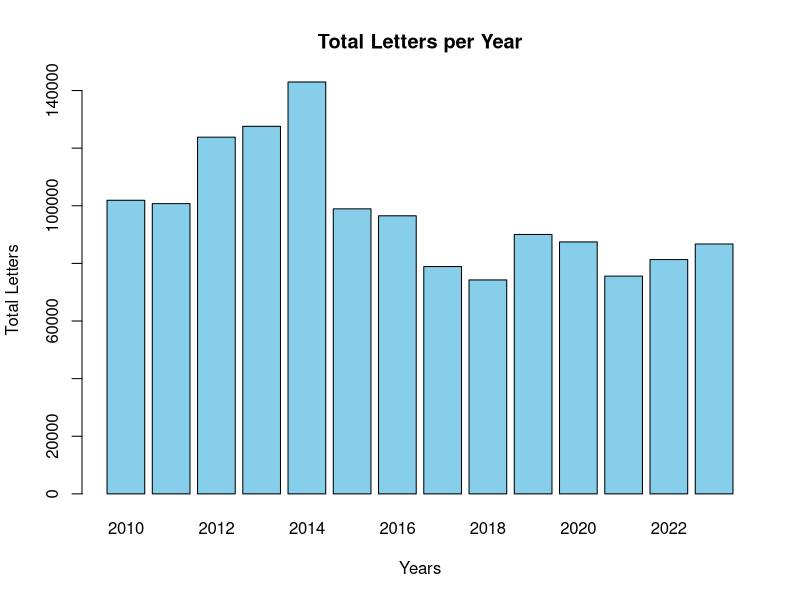
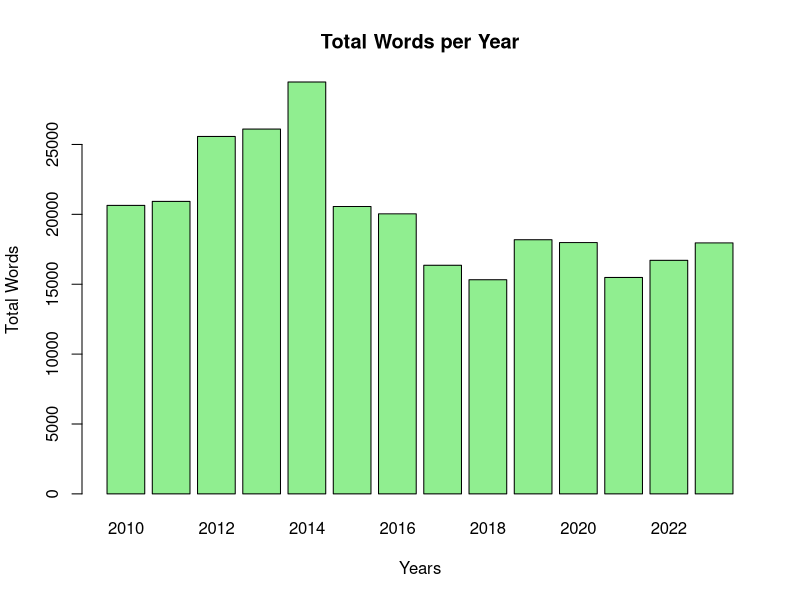
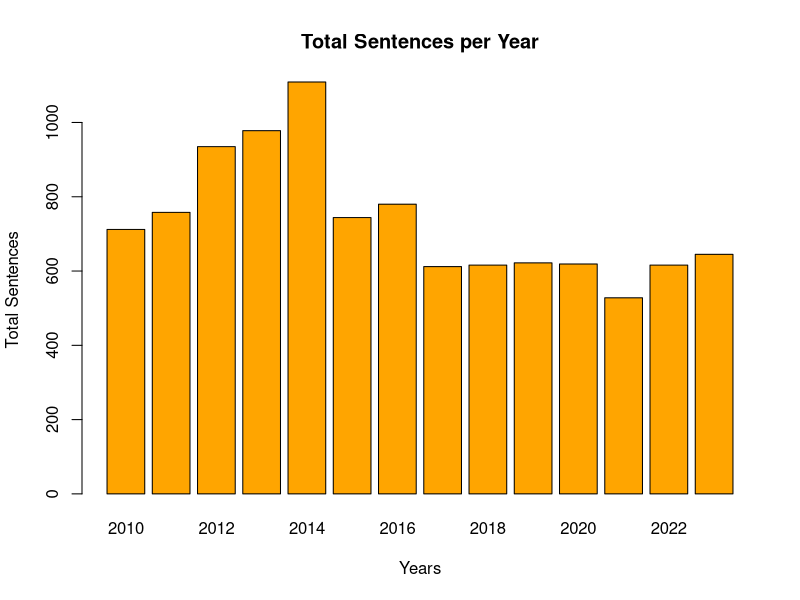
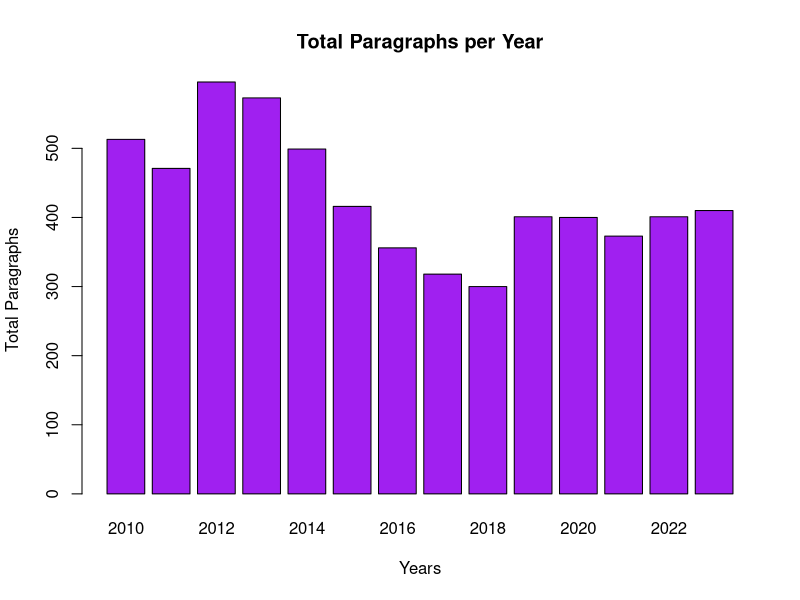
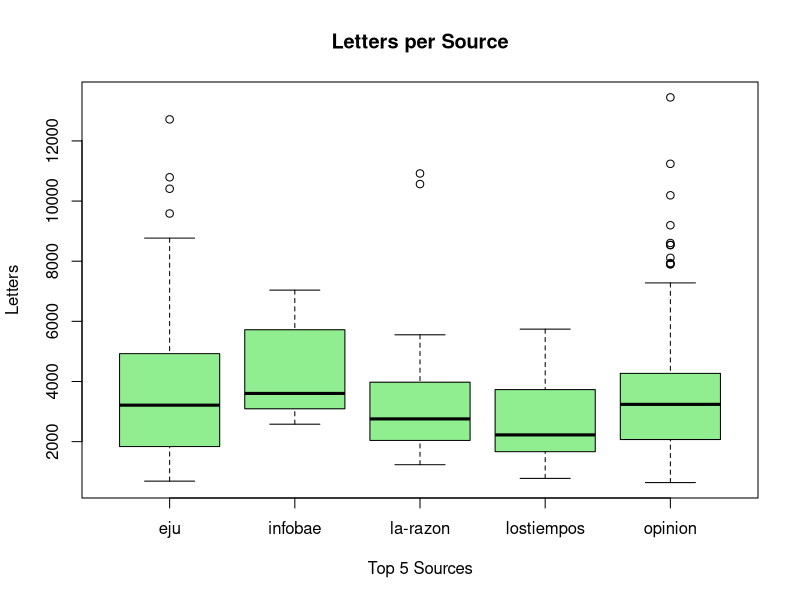
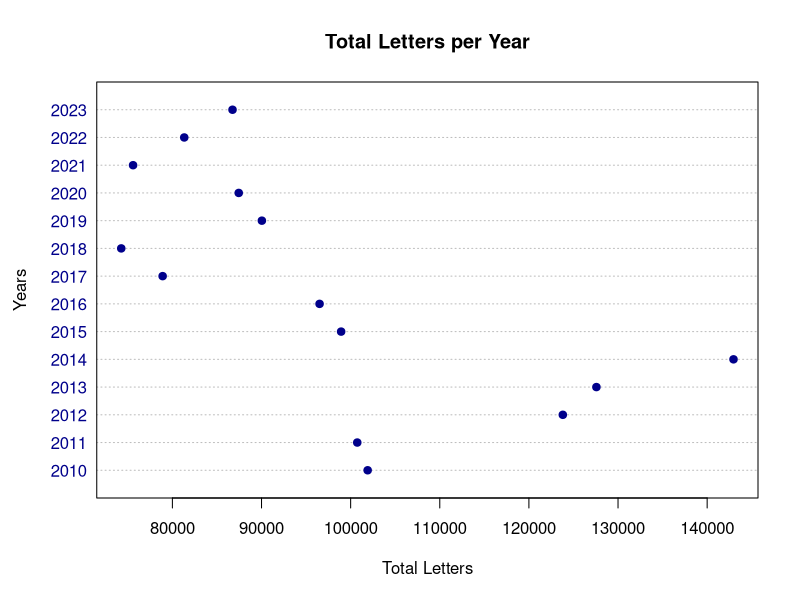
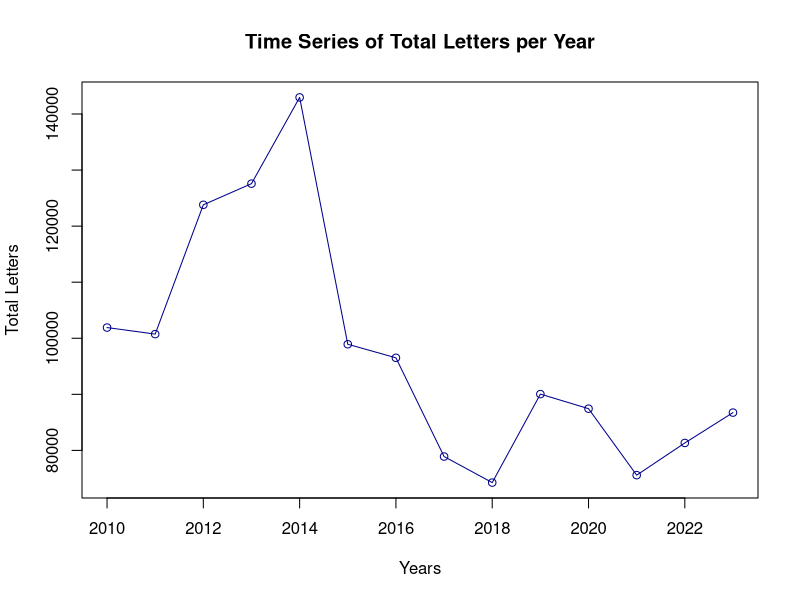
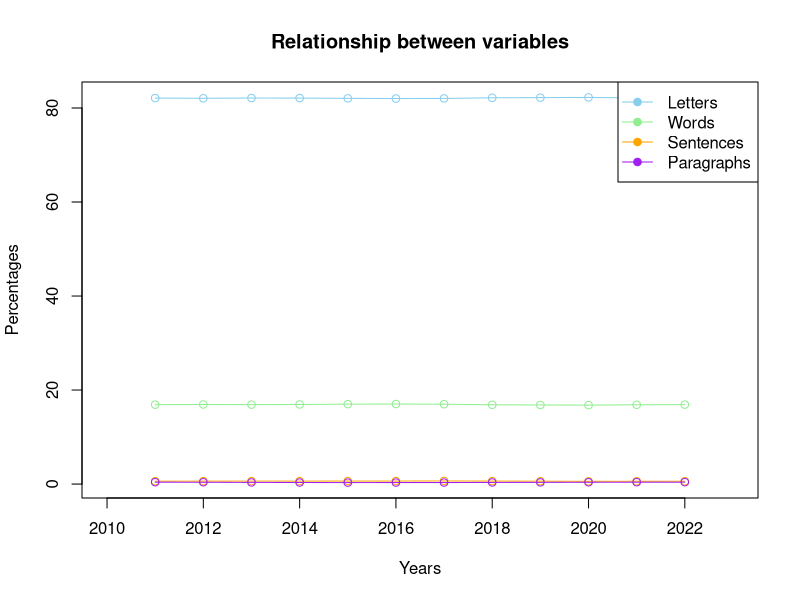

Reproduce these figures in R, in order.
data <- read.csv("../DATA/data.csv") 
data <- data[data$Year >= 2010 & data$Year <= 2023, ]

years <- 2010:2023
total_letters <- numeric(length(years))
total_words <- numeric(length(years))
total_sentences <- numeric(length(years))
total_paragraphs <- numeric(length(years))
yearly_totals <- numeric(length(years)) 

for (i in seq_along(years)) {
  year_data <- data[data$Year == years[i], ]
  total_letters[i] <- sum(year_data$Letters, na.rm = TRUE)
  total_words[i] <- sum(year_data$Words, na.rm = TRUE)
  total_sentences[i] <- sum(year_data$Sentences, na.rm = TRUE)
  total_paragraphs[i] <- sum(year_data$Paragraphs, na.rm = TRUE)
  yearly_totals[i] <- total_letters[i] + total_words[i] + total_sentences[i] + total_paragraphs[i]
}

percent_letters <- total_letters / yearly_totals * 100
percent_words <- total_words / yearly_totals * 100
percent_sentences <- total_sentences / yearly_totals * 100
percent_paragraphs <- total_paragraphs / yearly_totals * 100

moving_avg <- function(x, n = 3) {
  stats::filter(x, rep(1 / n, n), sides = 2)
}

letters_moving_avg <- moving_avg(percent_letters)
words_moving_avg <- moving_avg(percent_words)
sentences_moving_avg <- moving_avg(percent_sentences)
paragraphs_moving_avg <- moving_avg(percent_paragraphs)

top_sources <- aggregate(Letters ~ Source, data = data, sum)
top_sources <- top_sources[order(-top_sources$Letters), ][1:5, "Source"]

top_data <- data[data$Source %in% top_sources, ]
pdf("../IMAGES/graphics.pdf", width = 20, height = 12)

barplot(total_letters, beside = TRUE, col = "skyblue", 
        main = "Total Letters per Year", 
        xlab = "Years", ylab = "Total Letters", 
        names.arg = years)
barplot(total_words, beside = TRUE, col = "lightgreen", 
        main = "Total Words per Year", 
        xlab = "Years", ylab = "Total Words", 
        names.arg = years)
barplot(total_sentences, beside = TRUE, col = "orange", 
        main = "Total Sentences per Year", 
        xlab = "Years", ylab = "Total Sentences", 
        names.arg = years)
barplot(total_paragraphs, beside = TRUE, col = "purple", 
        main = "Total Paragraphs per Year", 
        xlab = "Years", ylab = "Total Paragraphs", 
        names.arg = years)

boxplot(Letters ~ Source, data = top_data,
        main = "Letters per Source",
        xlab = "Top 5 Sources", ylab = "Letters",
        col = "lightgreen")

dotchart(total_letters, labels = years, 
         main = "Total Letters per Year",
         xlab = "Total Letters", ylab = "Years", pch = 19, col = "darkblue")

plot(years, total_letters, type = "o", col = "darkblue",
     main = "Time Series of Total Letters per Year",
     xlab = "Years", ylab = "Total Letters")

plot(years, letters_moving_avg, type = "o", col = "skyblue",
     main = "Relationship between variables",
     xlab = "Years", ylab = "Percentages",
     ylim = range(c(letters_moving_avg, words_moving_avg, sentences_moving_avg, paragraphs_moving_avg), na.rm = TRUE))
lines(years, words_moving_avg, type = "o", col = "lightgreen")
lines(years, sentences_moving_avg, type = "o", col = "orange")
lines(years, paragraphs_moving_avg, type = "o", col = "purple")

legend("topright", legend = c("Letters", "Words", "Sentences", "Paragraphs"),
       col = c("skyblue", "lightgreen", "orange", "purple"), lty = 1, pch = 19)

totals_data <- data.frame(
  Years = rep(years, each = 4),
  Category = rep(c("Letters", "Words", "Sentences", "Paragraphs"), times = length(years)),
  Counts = c(total_letters, total_words, total_sentences, total_paragraphs)
)

dotchart(totals_data$Counts, labels = paste(totals_data$Years, totals_data$Category, sep = "-"),
         main = "Relationships between all variables",
         xlab = "Count", ylab = "Years")

source_letters_diff <- aggregate(Letters ~ Source, data = data, FUN = median)
hist(source_letters_diff$Letters, 
     main = "Median Difference in Letters by Sources",
     xlab = "Median Letters", col = "orange")

dev.off()



